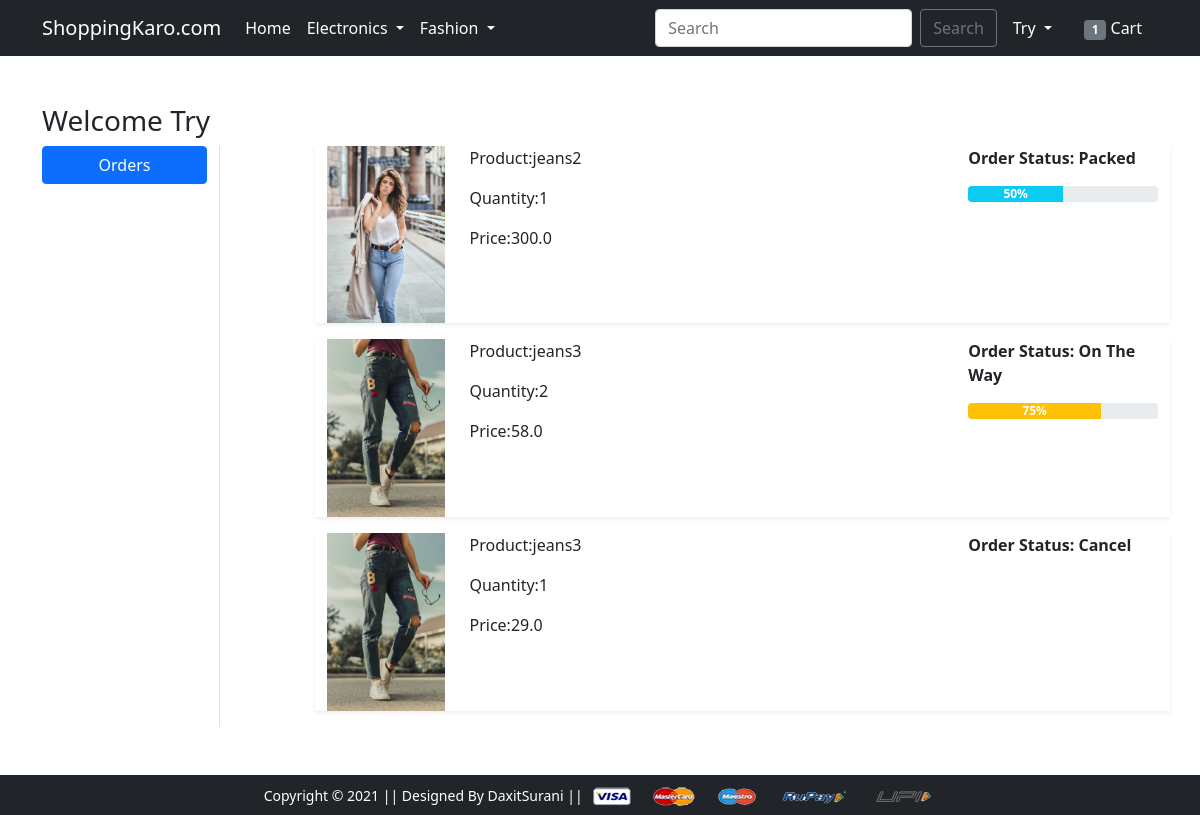
/orders/ (signed in), run on the app's committed database.
### app/models.py (models this page shows, shortened)
class OrderPlaced(models.Model):
    user=models.ForeignKey(User,on_delete=models.CASCADE)
    customer=models.ForeignKey(Customer,on_delete=models.CASCADE)
    product=models.ForeignKey(Product,on_delete=models.CASCADE)
    quantity=models.PositiveIntegerField(default=1)
    order_date=models.DateTimeField(auto_now_add=True)
    status=models.CharField(max_length=50,choices=STATUS_CHOICE,default='pending')
    @property
    def total_cost(self):
        return self.quantity * self.product.discount_price

class Product(models.Model):
    title=models.CharField(max_length=100)
    selling_price=models.FloatField()
    discount_price=models.FloatField()
    description=models.TextField()
    brand=models.CharField(max_length=100)
    category=models.CharField(choices=CATEGORY_CHOICE,max_length=2)
    product_img=models.ImageField(upload_to="productimg")

### app/views.py (the view)
# urls.py: path('orders/', views.orders, name='orders'),
@login_required
def orders(request):
    totalitem=0
    if request.user.is_authenticated:
        totalitem=len(Cart.objects.filter(user=request.user))
        op= OrderPlaced.objects.filter(user=request.user)
    return render(request, 'app/orders.html',{'order_placed':op,'totalitem':totalitem})

### app/templates/app/orders.html (shortened to what this page needs)
{% extends 'app/base.html' %}
{% load static %}
{% block main-content %}
<div class="container my-5">
 <div class="row">
 <h3>Welcome <span class="text-capitalize">{{request.user}}</span></h3>
  <div class="col-sm-2 border-end">
   <ul class="list-unstyled">
    <li class="d-grid"><a href="{% url 'orders' %}" class="btn btn-primary">Orders</a></li>
   </ul>
  </div>
  <div class="col-sm-9 offset-sm-1">
  {% for op in order_placed %}
   <div class="row shadow-sm mb-3">
    <div class="col-sm-2">
    <img src="{{op.product.product_img.url}}" alt="" srcset="" class="img-fluid" height="150" width="150">
    </div>
    <div class="col-sm-7">
        <p>Product:{{op.product.title}}</p>
        <p>Quantity:{{op.quantity}}</p>
        <p>Price:{{op.total_cost}}</p>
    </div>
    <div class="col-sm-3 fw-bold">
        <p>Order Status: {{op.status}}</p>
        {% if op.status == 'Packed' %}
        <div class="progress">
            <div class="progress-bar bg-info" role="progressbar" style="width: 50%;" aria-valuenow="40" aria-valuemin="0" aria-valuemax="100">50%</div>
          </div>
        {% endif %}
        {% if op.status == 'On The Way' %}
        <div class="progress">
            <div class="progress-bar bg-warning" role="progressbar" style="width: 70%;" aria-valuenow="70" aria-valuemin="0" aria-valuemax="100">75%</div>
          </div>
        {% endif %}
    </div>
   </div>
   {% endfor %}
  </div>
 </div>
 </div>
{% endblock main-content %}

### app/templates/app/base.html (shortened to what this page needs)
<!doctype html>
{% load static %}
<html lang="en">
  <head>
    <link href="https://cdn.jsdelivr.net/npm/bootstrap@5.0.0-beta1/dist/css/bootstrap.min.css" rel="stylesheet">
    <link rel="stylesheet" href="{% static 'app/css/owl.carousel.min.css' %}">
    <link rel="stylesheet" href="{% static 'app/css/all.min.css' %}">
    <link rel="stylesheet" href="{% static 'app/css/style.css' %}">
  </head>
  <body>
    <nav class="navbar navbar-expand-lg navbar-dark bg-primary bg-dark">
     <div class="container">
       <a class="navbar-brand" href="/">ShoppingKaro.com</a>
       <div class="collapse navbar-collapse" id="navbarSupportedContent">
         <ul class="navbar-nav me-auto mb-2 mb-lg-0">
           <li class="nav-item">
             <a class="nav-link active" aria-current="page" href="/">Home</a>
           </li>
           <li class="nav-item dropdown">
             <a class="nav-link dropdown-toggle text-white" href="#" id="electronicsDropdown" role="button" data-bs-toggle="dropdown" aria-expanded="false">
               Electronics
             </a>
           </li>
           <li class="nav-item dropdown">
             <a class="nav-link dropdown-toggle text-white" href="#" id="fashionDropdown" role="button" data-bs-toggle="dropdown" aria-expanded="false">
               Fashion
             </a>
           </li>
         </ul>
         <form class="d-flex">
          <input class="form-control me-2" type="search" placeholder="Search" aria-label="Search">
          <button class="btn btn-outline-secondary" type="submit">Search</button>
        </form>
         <div>
          <ul class="navbar-nav me-auto mb-2 mb-lg-0">
          {% if request.user.is_authenticated %}
           <li class="nav-item dropdown mx-2">
              <a class="nav-link dropdown-toggle text-white" href="#" id="profileDropdown" role="button" data-bs-toggle="dropdown" aria-expanded="false">
              {{request.user.username|capfirst}}
              </a>
            </li>
            <li class="nav-item mx-2">
             <a href="{% url 'add-to-cart' %}" class="nav-link text-white"><span class="badge bg-secondary">{{totalitem}}</span> Cart </a>
            </li>
            {% endif %}
          </ul>
         </div>
       </div>
     </div>
    </nav>
    {% block main-content %} {% endblock main-content %}
    <footer class="container-fluid bg-dark text-center p-2 mt-5">
        <small class="text-white">Copyright &copy; 2021 || Designed By DaxitSurani || </small>
        <img src="{% static 'app/images/payment.png' %}" alt="" srcset="" class="img-fluid" height="2px">
    </footer>
</html>

### data on the page
OrderPlaced: product.product_img (picture), product "jeans2", quantity "1", total_cost "300.0", status "Packed", shows "50%"
OrderPlaced: product.product_img (picture), product "jeans3", quantity "2", total_cost "58.0", status "On The Way", shows "75%"
OrderPlaced: product.product_img (picture), product "jeans3", quantity "1", total_cost "29.0", status "Cancel"

### other printed values
{{ request.user.username|capfirst }} "Try"
{{ totalitem }} "1"
{{ request.user }} "Try"
